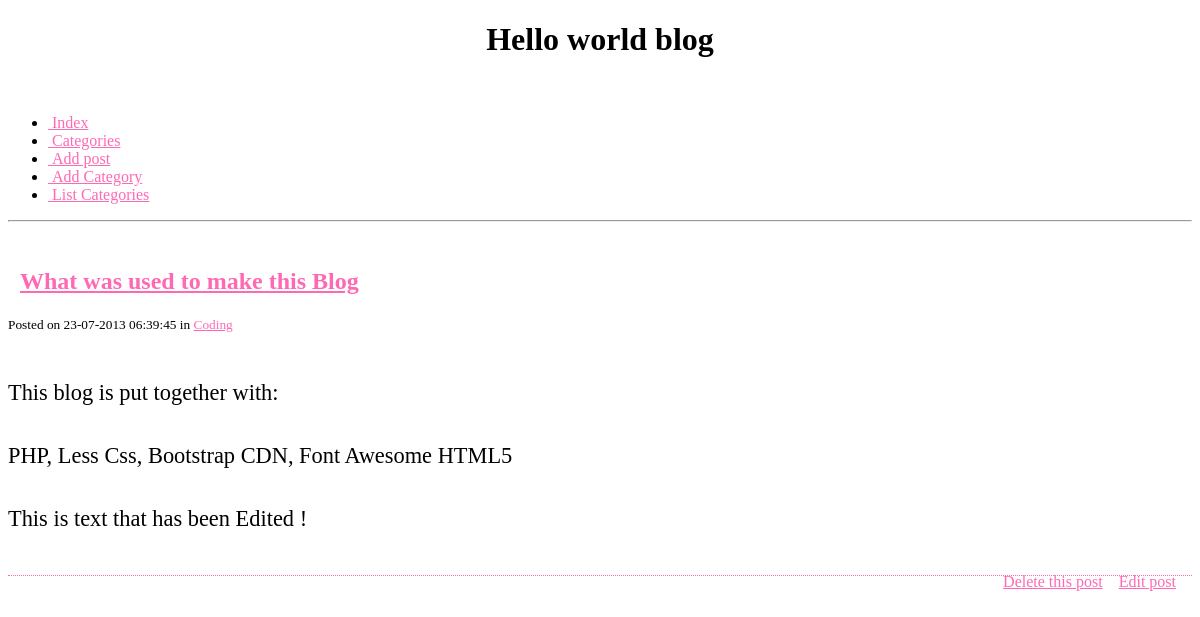
/blog/index.php?id=33, run on the app's committed database.
### tables this page shows
CREATE TABLE `posts` (
  `id` int(6) NOT NULL AUTO_INCREMENT,
  `cat_id` int(3) NOT NULL,
  `title` varchar(255) NOT NULL,
  `contents` text NOT NULL,
  `date_posted` datetime NOT NULL DEFAULT '0000-00-00 00:00:00',
  PRIMARY KEY (`id`)
);

CREATE TABLE `categories` (
  `id` int(3) NOT NULL AUTO_INCREMENT,
  `name` varchar(24) NOT NULL,
  PRIMARY KEY (`id`),
  UNIQUE KEY `name` (`name`)
);

### blog/resources/func/blog.php (called while the page is built, shortened)
<?php
function get_posts($id = null, $cat_id = null) {
	$posts = array();
	$query = "SELECT posts.id AS post_id, categories.id AS category_id, title, contents, date_posted, categories.name FROM posts INNER JOIN categories ON categories.id = posts.cat_id ";
	if ( isset($id) ) {
		$id = (int) $id;
		$query .= " WHERE `posts` . `id` = {$id}";
	}
	$query .= " ORDER BY `posts` . `id` DESC";
	$query = mysql_query($query);
	while ($row = mysql_fetch_assoc($query) ) {
		$posts[] = $row;
	}
	return $posts;
}

### blog/index.php (the view, shortened to what this page needs)
<?php
$posts = get_posts(((isset($_GET['id'])) ? $_GET['id'] : null));
?>
<!DOCTYPE html>
<html lang="en">
<head>
	<?php include "includes/_head.php" ?>
</head>
<body>
	<div class="container">
		<div class="row">
			<div class="span6 offset3">
				<h1>Hello world blog</h1>
				<br>
				<?php include "includes/_nav.php" ?>
				<hr>
				<br>
				<?php
				foreach ( $posts as $post ) {
					?>
					<div class="post">
						<h2><i class="icon-quote-left">&nbsp;&nbsp;</i><a href="index.php?id=<?php echo $post['post_id']; ?>"><?php echo $post['title']; ?></a></h2>
						<small> Posted on <?php echo date('d-m-Y h:i:s', strtotime($post['date_posted'])); ?>
							in <a href="category.php?id=<?php echo $post['category_id']; ?>"><?php echo $post['name'];?></a>
						</small>
						<p class="post-content"><?php echo nl2br($post['contents']);?></p>
						<div class="post-functions">
							<ul>
								<li><a href="delete_post.php?id=<?php echo $post["post_id"]; ?>"> Delete this post</a></li>
								<li><a href="edit_post.php?id=<?php echo $post['post_id']; ?>"> Edit post</a></li>
							</ul>
						</div>
						<br />
					</div>
					<?php
				}
				?>
			</div>
		</div>
	</div>
</body>
</html>

### blog/css/main.css (style rules this page uses)
h1 { text-align: center; }
a { color: #ff69b4; }
.post { margin-bottom: 1.5em; border-bottom: 1px dotted #ff69b4; }
.post-content { padding-top: 1em; font-size: 1.4em; line-height: 1.4em; }
.post-functions ul { float: right; }
.post-functions li { display: block; float: left; padding-right: 1em; }

### data on the page
posts: title "What was used to make this Blog", date_posted "23-07-2013 06:39:45", categories.name "Coding", contents "This blog is put together with: PHP, Less Css, Bootstrap CDN, Font Awesome HTML5 This is text that has been Edited !"
